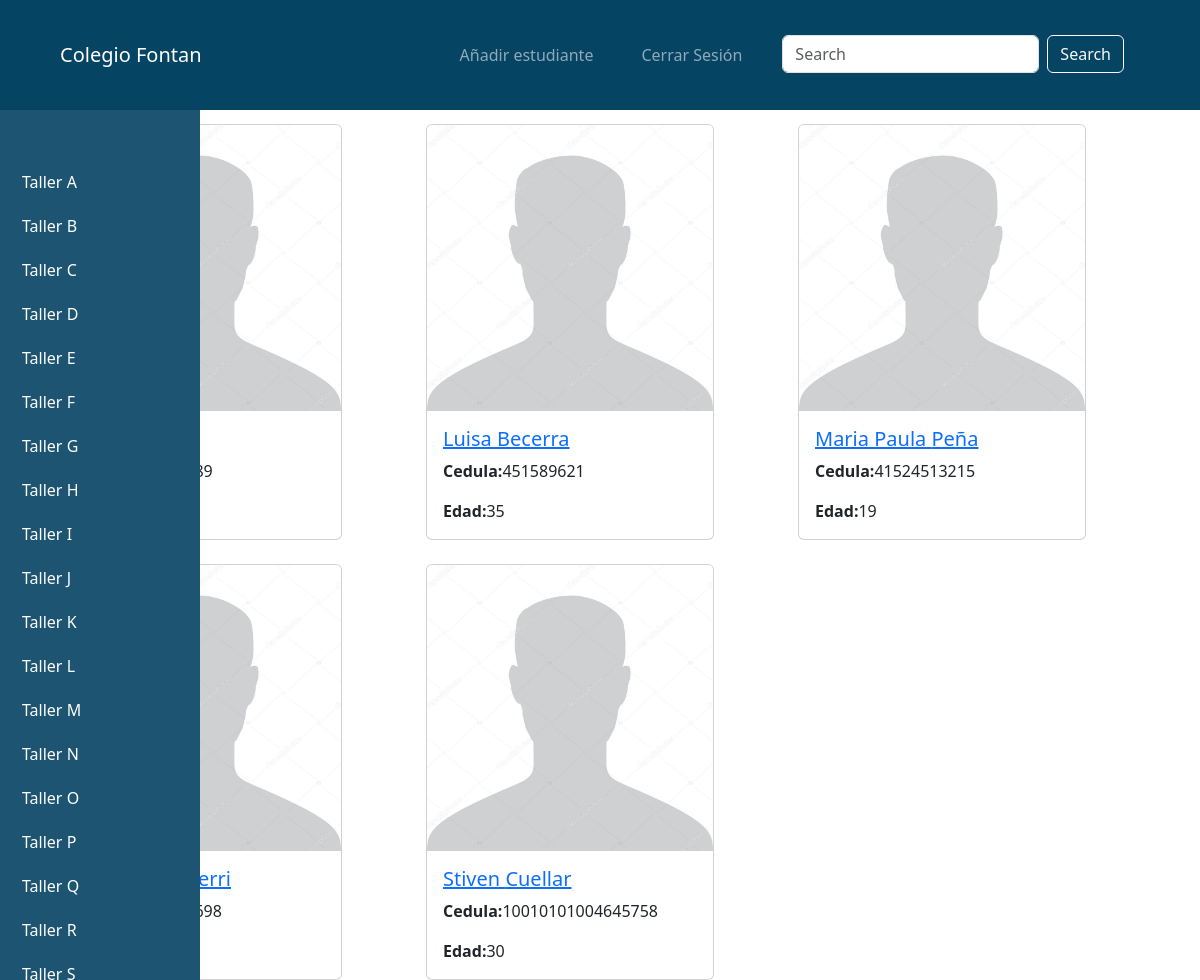
Screenshot of /estudiantes_por_taller/A/ (signed in) with the database file from the repository.
### Doc_management/models.py (models this page shows, shortened)
class Estudiante(models.Model):
    cedula = models.CharField(max_length=50)
    nombre = models.CharField(max_length=50)
    apellido = models.CharField(max_length=15)
    taller = models.ForeignKey(Taller, on_delete=models.CASCADE)
    edad = models.CharField(max_length=10)
    image = models.ImageField(upload_to='estudiantes/images/',blank=True, null=True, default='Doc_management\estudiantes\images\DSC_1379.JPG')

### Doc_management/views.py (the view)
# urls.py: path('estudiantes_por_taller/<str:taller_id>/', views.estudiantes_por_taller, name='estudiantes_por_taller'),
def estudiantes_por_taller(request, taller_id):
    taller = Taller.objects.get(nombre=taller_id)
    estudiantes = Estudiante.objects.filter(taller=taller)
    return render(request, 'home.html', {'taller': taller, 'Estudiante': estudiantes})

### Doc_management/templates/home.html (shortened to what this page needs)
{% extends 'base.html' %}
{% block content %}
{% load static %}
{% if user.is_authenticated %}
<div class="container-fluid">
  <nav class="vertical-navbar">
    <div class="container">
      <ul>
        <li class="nav-item">
          <a class="nav-link" href="{% url 'estudiantes_por_taller' taller_id='A' %}">Taller A</a>
        </li>
        <li class="nav-item">
          <a class="nav-link" href="{% url 'estudiantes_por_taller' taller_id='B' %}">Taller B</a>
        </li>
        <li class="nav-item">
          <a class="nav-link" href="{% url 'estudiantes_por_taller' taller_id='C' %}">Taller C</a>
        </li>
        <li class="nav-item">
          <a class="nav-link" href="{% url 'estudiantes_por_taller' taller_id='D' %}">Taller D</a>
        </li>
        <li class="nav-item">
          <a class="nav-link" href="{% url 'estudiantes_por_taller' taller_id='E' %}">Taller E</a>
        </li>
        <li class="nav-item">
          <a class="nav-link" href="{% url 'estudiantes_por_taller' taller_id='F' %}">Taller F</a>
        </li>
        <li class="nav-item">
          <a class="nav-link" href="{% url 'estudiantes_por_taller' taller_id='G' %}">Taller G</a>
        </li>
        <li class="nav-item">
          <a class="nav-link" href="{% url 'estudiantes_por_taller' taller_id='H' %}">Taller H</a>
        </li>
        <li class="nav-item">
          <a class="nav-link" href="{% url 'estudiantes_por_taller' taller_id='I' %}">Taller I</a>
        </li>
        <li class="nav-item">
          <a class="nav-link" href="{% url 'estudiantes_por_taller' taller_id='J' %}">Taller J</a>
        </li>
        <li class="nav-item">
          <a class="nav-link" href="{% url 'estudiantes_por_taller' taller_id='K' %}">Taller K</a>
        </li>
        <li class="nav-item">
          <a class="nav-link" href="{% url 'estudiantes_por_taller' taller_id='L' %}">Taller L</a>
        </li>
        <li class="nav-item">
          <a class="nav-link" href="{% url 'estudiantes_por_taller' taller_id='M' %}">Taller M</a>
        </li>
        <li class="nav-item">
          <a class="nav-link" href="{% url 'estudiantes_por_taller' taller_id='N' %}">Taller N</a>
        </li>
        <li class="nav-item">
          <a class="nav-link" href="{% url 'estudiantes_por_taller' taller_id='O' %}">Taller O</a>
        </li>
        <li class="nav-item">
          <a class="nav-link" href="{% url 'estudiantes_por_taller' taller_id='P' %}">Taller P</a>
        </li>
        <li class="nav-item">
          <a class="nav-link" href="{% url 'estudiantes_por_taller' taller_id='Q' %}">Taller Q</a>
        </li>
        <li class="nav-item">
          <a class="nav-link" href="{% url 'estudiantes_por_taller' taller_id='R' %}">Taller R</a>
        </li>
        <li class="nav-item">
          <a class="nav-link" href="{% url 'estudiantes_por_taller' taller_id='S' %}">Taller S</a>
        </li>
      </ul>
    </div>
  </nav>
</div>
<div class="container">
    <div class="row row-cols-1 row-cols-md-3 g-4">
        {% if query %}
            {% for estudiante in estudiantes %}
                <div class="col">
                    <div class="card" style="width: 18rem;">
                        <img src="{{ estudiante.image.url }}" class="card-img-top" alt="Estudiante Image">
                        <div class="card-body">
                            <h5 class="card-title"><a href="{% url 'record' estudiante.id %}">{{ estudiante.nombre }} {{ estudiante.apellido }}</a></h5>
                            <p class="card-text"><strong>Cedula:</strong>{{ estudiante.cedula}}</p>
                            <p class="card-text"><strong>Edad:</strong>{{ estudiante.edad}}</p>
                        </div>
                    </div>
                </div>
            {% empty %}
                <div class="col">
                    <p>No se encontraron resultados para "{{ query }}"</p>
                </div>
            {% endfor %}
        {% else %}
            {% for estudiante in Estudiante %}
                <div class="col">
                    <div class="card" style="width: 18rem;">
                        <img src="{% if estudiante.image %}{{ estudiante.image.url }}{% else %}{% static 'estudiantes/images/DSC_1379.JPG' %}{% endif %}" class="card-img-top" alt="Imagen del estudiante">
                        <div class="card-body">
                            <h5 class="card-title"><a href="{% url 'record' estudiante.id %}">{{ estudiante.nombre }} {{ estudiante.apellido }}</a></h5>
                            <p class="card-text"><strong>Cedula:</strong>{{ estudiante.cedula}}</p>
                            <p class="card-text"><strong>Edad:</strong>{{ estudiante.edad}}</p>
                        </div>
                    </div>
                </div>
            {% endfor %}
        {% endif %}
    </div>
</div>
{% endif %}
{% endblock %}

### Doc_management/templates/base.html (style rules this page uses)
.vertical-navbar { position: fixed; top: 110px; left: 0; bottom: 0; width: 200px; background-color: #1C5471; overflow-y: auto; z-index: 1000; }
.vertical-navbar ul { list-style-type: none; padding: 0; margin: 0; display: block; position: fixed; }
.vertical-navbar ul li { padding: 10px; }
.vertical-navbar ul li a { color: #fff; text-decoration: none; }
.container { padding-top: 50px; }

### rows the page displays
Estudiante: image (picture), nombre "Luisa", apellido "Becerra", cedula "451589621", edad "35"
Estudiante: image (picture), nombre "Maria Paula", apellido "Peña", cedula "41524513215", edad "19"
Estudiante: nombre "Stiven", apellido "Cuellar", cedula "10010101004645758", edad "30"
